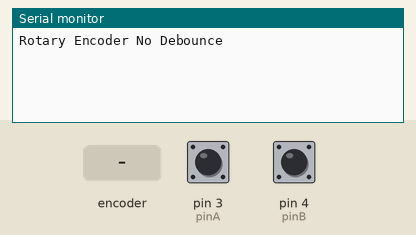
Recording of a sketch running on a simulated Arduino Uno, built with avr-gcc and run on an emulated ATmega328P. Parts: the last lines printed to the serial monitor. Inputs (shaded band) come from the test bench; at power-on: pin 3 (pinA) HIGH, pin 4 (pinB) HIGH.

Above: at 1.2 s.
1.3 s: rotary encoder on pin 3 (pinA) / pin 4 (pinB) turned 1 step (first pin leading)
At 2.3 s:
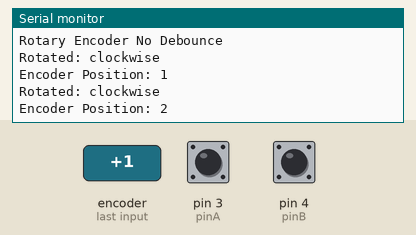
3.0 s: rotary encoder on pin 3 (pinA) / pin 4 (pinB) turned 2 steps (second pin leading)
At 3.8 s:
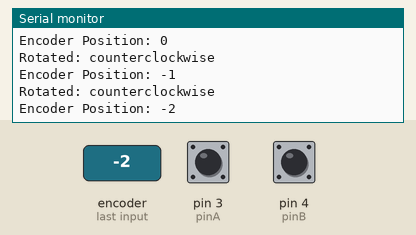
Timing chart, 0 to 6.0 s (numbered marks = the images above; inputs shaded):
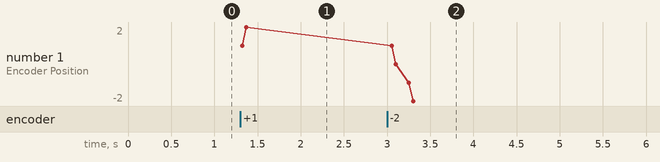

The sketch:

rotary_nodebounce.ino
```cpp
// (licence header left out)
int pinA = 3;  // Connected to A
int pinB = 4;  // Connected to B
int encoderPosCount = 0;
int pinALast;
int aVal;
boolean bCW;

void setup() {
  pinMode(pinA, INPUT_PULLUP);
  pinMode(pinB, INPUT_PULLUP);
  pinALast = digitalRead(pinA);
  Serial.begin(9600);
  Serial.println("Rotary Encoder No Debounce");
}

void loop() {
  aVal = digitalRead(pinA);
  if (aVal != pinALast) { // Means the knob is rotating
    // if the knob is rotating, we need to determine direction
    // We do that by reading pin B.
    if (digitalRead(pinB) != aVal) {  // Means pin A Changed first - We're Rotating Clockwise
      encoderPosCount++;
      bCW = true;
    } else {// Otherwise B changed first and we're moving CCW
      bCW = false;
      encoderPosCount--;
    }
    Serial.print("Rotated: ");
    if (bCW) {
      Serial.println("clockwise");
    } else {
      Serial.println("counterclockwise");
    }
    Serial.print("Encoder Position: ");
    Serial.println(encoderPosCount);
  }
  pinALast = aVal;
}
```

Measured:
- after the input at 1.3 s, the serial monitor: prints a new line at once (image 1)
- after the input at 3.0 s, the serial monitor: prints a new line at once (image 2)
- plotted number 1: 2 → -2 after the input at 3.0 s
